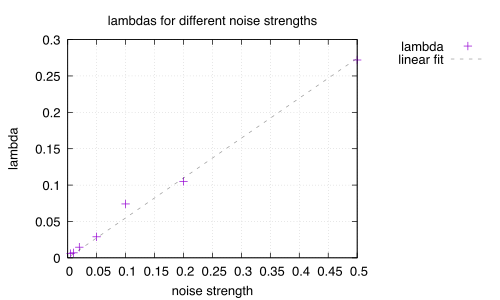

Recreate this plot in gnuplot.
set terminal pdfcairo enhanced font "Helvetica,14"
set output "lambda.pdf"

set title "lambdas for different noise strengths"
set xlabel "noise strength"
set ylabel "lambda"
set grid
set key outside

f(x) = a*x
fit f(x) "lambda.dat" using 1:2 via a

plot \
    "lambda.dat" using 1:2 with points title "lambda", \
    f(x) with lines dashtype 2 lc rgb "#99000000" title "linear fit"
